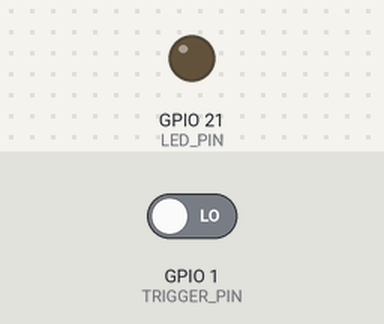
Recording of a sketch running on a simulated Seeed XIAO ESP32-S3. Parts: output pins drawn as LEDs (lit = HIGH). The inputs (shaded band) are chosen by the test bench; at power-on: GPIO 1 (TRIGGER_PIN) LOW. The camera gives no picture; what the sketch prints to the serial monitor is not drawn.

Above: at 0.0 s.
At 1.7 s:
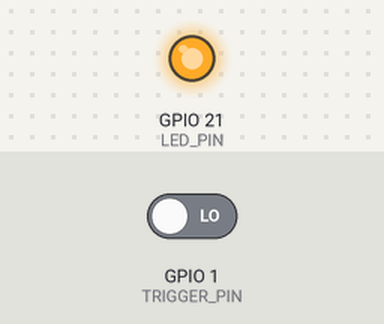
1.8 s: GPIO 1 (TRIGGER_PIN) driven HIGH
At 2.6 s:
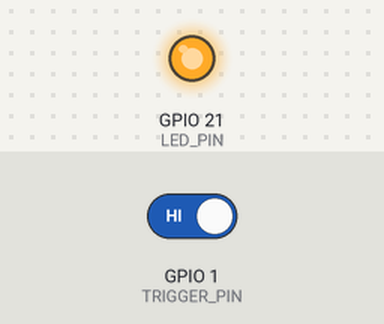
Timing chart, 0 to 4.8 s (numbered marks = the images above; inputs shaded):
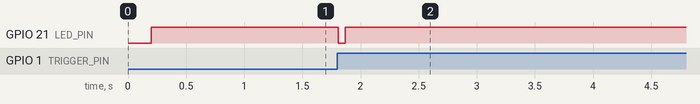

Measured:
- after the input at 1.8 s, GPIO 21 (LED_PIN): HIGH → LOW at once, → HIGH 0.06 s later

The sketch:

xiaoSetup.ino
```cpp
/*
  Purpose
  - Minimal XIAO ESP32S3 Sense camera test.
  - Waits for a trigger signal from the plain ESP32 (GPIO trigger wire)
    OR a manual 'c' keypress in the Serial monitor.
  - On trigger: captures a JPEG frame, prints its size to Serial, and
    saves it to the built-in flash so you can verify the image later.
  - Built-in LED (GPIO21) lights while a capture is in progress.

  This sketch intentionally has no WiFi or backend upload — the goal is
  to confirm the camera initialises correctly and produces valid frames
  before wiring the full pipeline into the device controller.

  Board setup in Arduino IDE
  - Board:      "XIAO_ESP32S3"  (package: esp32 by Espressif >= 2.0.14)
  - PSRAM:      "OPI PSRAM"     (required — the camera frame buffer lives here)
  - USB mode:   "USB-OTG (TinyUSB)" or "Hardware CDC and JTAG" (either works)
  - Install library: "esp32-camera" (included with the Espressif board package,
    no separate install needed)

  Hardware wiring
  - Camera (built-in on the XIAO ESP32S3 Sense)
    - The OV2640 camera is connected internally via the flex ribbon cable
      that ships with the board. Attach it to the J1 connector before
      powering on. No extra wiring needed.

  - Power from plain ESP32 (no USB-C cable needed on the XIAO)
    - Plain ESP32 5V (VIN)  ->  XIAO 5V pin
      Feeds the XIAO's onboard regulator, same as USB-C would.
      Ensure your 5V supply can handle both boards (~100 mA idle for the
      XIAO, more during WiFi TX bursts).
    - Plain ESP32 GND       ->  XIAO GND

  - Trigger input from plain ESP32
    - Plain ESP32 GPIO5  ->  XIAO D0 (GPIO1)
      Signal is HIGH when the ESP32 wants a capture, LOW otherwise.
      An internal pull-down is enabled so the pin reads LOW safely when
      the plain ESP32 is not yet driving the pin.

  - LED
    - GPIO21 is the built-in "charging" LED on the XIAO ESP32S3 Sense.
      It is active-LOW (write LOW to turn it ON).

  Serial monitor
  - Open at 115200 baud.
  - Press 'c' (then Enter / Send) to manually trigger a capture without
    needing the plain ESP32 connected.
*/

#include "esp_camera.h"

// ── Camera pin map for XIAO ESP32S3 Sense ──────────────────────────────────
#define PWDN_GPIO_NUM   -1
#define RESET_GPIO_NUM  -1
#define XCLK_GPIO_NUM   10
#define SIOD_GPIO_NUM   40
#define SIOC_GPIO_NUM   39
#define Y9_GPIO_NUM     48
#define Y8_GPIO_NUM     11
#define Y7_GPIO_NUM     12
#define Y6_GPIO_NUM     14
#define Y5_GPIO_NUM     16
#define Y4_GPIO_NUM     18
#define Y3_GPIO_NUM     17
#define Y2_GPIO_NUM     15
#define VSYNC_GPIO_NUM  38
#define HREF_GPIO_NUM   47
#define PCLK_GPIO_NUM   13

#define TRIGGER_PIN  1   // D0 on XIAO — driven by plain ESP32 GPIO5
#define LED_PIN     21   // built-in LED, active-LOW

// ── Helpers ────────────────────────────────────────────────────────────────

static void ledOn()  { digitalWrite(LED_PIN, LOW);  }
static void ledOff() { digitalWrite(LED_PIN, HIGH); }

static bool initCamera() {
  camera_config_t config;
  config.ledc_channel = LEDC_CHANNEL_0;
  config.ledc_timer   = LEDC_TIMER_0;
  config.pin_d0       = Y2_GPIO_NUM;
  config.pin_d1       = Y3_GPIO_NUM;
  config.pin_d2       = Y4_GPIO_NUM;
  config.pin_d3       = Y5_GPIO_NUM;
  config.pin_d4       = Y6_GPIO_NUM;
  config.pin_d5       = Y7_GPIO_NUM;
  config.pin_d6       = Y8_GPIO_NUM;
  config.pin_d7       = Y9_GPIO_NUM;
  config.pin_xclk     = XCLK_GPIO_NUM;
  config.pin_pclk     = PCLK_GPIO_NUM;
  config.pin_vsync    = VSYNC_GPIO_NUM;
  config.pin_href     = HREF_GPIO_NUM;
  config.pin_sscb_sda = SIOD_GPIO_NUM;
  config.pin_sscb_scl = SIOC_GPIO_NUM;
  config.pin_pwdn     = PWDN_GPIO_NUM;
  config.pin_reset    = RESET_GPIO_NUM;
  config.xclk_freq_hz = 20000000;
  config.pixel_format = PIXFORMAT_JPEG;
  config.grab_mode    = CAMERA_GRAB_WHEN_EMPTY;

  // Use larger frame + higher quality when PSRAM is available.
  if (psramFound()) {
    config.frame_size   = FRAMESIZE_VGA;   // 640x480 — good balance for upload
    config.jpeg_quality = 12;              // 0 (best) – 63 (worst)
    config.fb_count     = 2;
    config.fb_location  = CAMERA_FB_IN_PSRAM;
  } else {
    config.frame_size   = FRAMESIZE_QVGA;  // 320x240 fallback (no PSRAM)
    config.jpeg_quality = 20;
    config.fb_count     = 1;
    config.fb_location  = CAMERA_FB_IN_DRAM;
  }

  esp_err_t err = esp_camera_init(&config);
  if (err != ESP_OK) {
    Serial.printf("Camera init failed: 0x%x\n", err);
    return false;
  }
  return true;
}

static void captureAndReport() {
  ledOn();
  Serial.println("Capturing...");

  camera_fb_t* fb = esp_camera_fb_get();
  if (!fb) {
    Serial.println("ERROR: frame buffer capture failed");
    ledOff();
    return;
  }

  Serial.printf("Capture OK — %u bytes  (%dx%d JPEG)\n",
                fb->len, fb->width, fb->height);

  esp_camera_fb_return(fb);
  ledOff();
}

// ── Trigger debounce state ─────────────────────────────────────────────────
bool gLastTrigger = false;

void setup() {
  Serial.begin(115200);
  delay(200);

  pinMode(LED_PIN, OUTPUT);
  ledOff();

  pinMode(TRIGGER_PIN, INPUT_PULLDOWN);

  Serial.println("XIAO ESP32S3 Sense — camera setup test");
  Serial.printf("PSRAM: %s\n", psramFound() ? "found" : "NOT found (using DRAM)");

  if (initCamera()) {
    Serial.println("Camera OK");
    // Warm-up: discard the first frame (exposure settling)
    camera_fb_t* warmup = esp_camera_fb_get();
    if (warmup) esp_camera_fb_return(warmup);
    Serial.println("Ready — press 'c' in Serial monitor or assert trigger pin");
  } else {
    Serial.println("Camera FAILED — check ribbon cable and PSRAM board setting");
  }
}

void loop() {
  // ── Serial manual trigger ──
  if (Serial.available()) {
    char c = Serial.read();
    if (c == 'c' || c == 'C') {
      captureAndReport();
    }
  }

  // ── GPIO trigger (rising edge only, so one capture per pulse) ──
  bool trigger = digitalRead(TRIGGER_PIN) == HIGH;
  if (trigger && !gLastTrigger) {
    captureAndReport();
  }
  gLastTrigger = trigger;

  delay(10);
}
```
